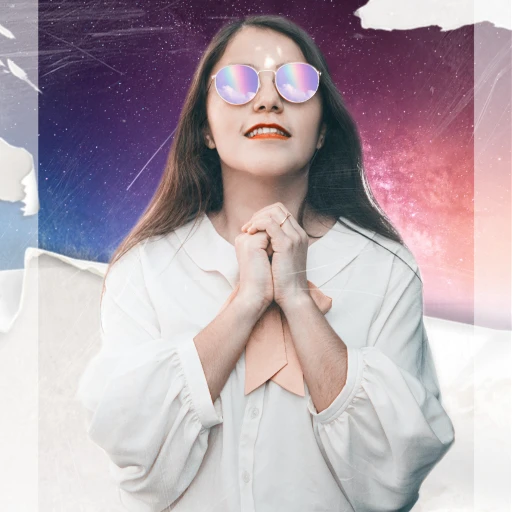
#> input picture media/images/339621455079203.jpg, 512 x 512 px
$ python -i views.py   (imports and definitions only)
#> lines starting #> are read from the running program, lines starting #| are printed output that depends on the picture; after the words box and inside, x2 and y2 are one past the last pixel; in counts of white or black regions, pixels touching at a corner belong together
from django.http import HttpResponse
from django.shortcuts import render, redirect
from .forms import *
from .models import Hotel
from PIL import Image
import cv2
import os
import  numpy as np
from PIL import Image, ImageEnhance, ImageFilter
# Create your views here.
# [9 lines left out: function hotel_image_view, not called in this run]


def success(request):
    return HttpResponse('successfully uploaded')

# [103 lines left out: functions display_transpose_hotel_images, display_transpose_backface_images, display_hotel_images, tryuse, newTryImage, removeBack, not called in this run]

def newtry(path):
        # Load the Image
#> called with path = '../media/images/339621455079203.jpg'
    img = cv2.imread(path)
#> img is the input picture: shape (512, 512, 3); mean B, G, R 173.4, 165.5, 179.8
    gray_img = cv2.cvtColor(img, cv2.COLOR_BGR2GRAY)
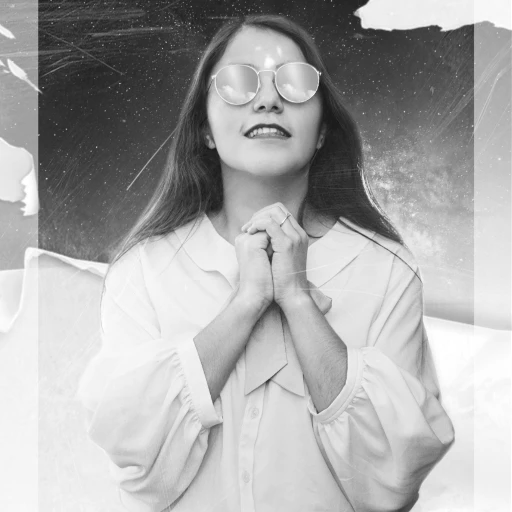
#> gray_img: shape (512, 512); min 20, max 255, mean 170.7
    _, thresh = cv2.threshold(gray_img, 127, 255, cv2.THRESH_BINARY_INV + cv2.THRESH_OTSU)
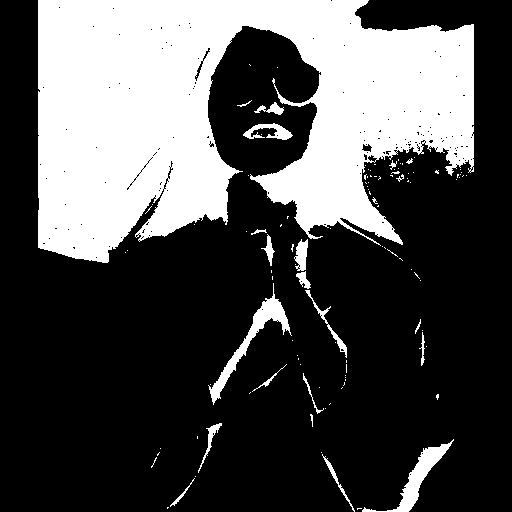
#> thresh: shape (512, 512); 30.8% white; 112 white regions (90 under 20 px)
    img_contours = cv2.findContours(thresh, cv2.RETR_TREE, cv2.CHAIN_APPROX_SIMPLE)[-2]
#> img_contours = 318 contours, 296 with area under 20; largest, box (x1, y1, x2, y2) and area: (38, 0, 474, 263) 74737, (208, 283, 292, 405) 1294, (362, 439, 454, 512) 1122, (243, 123, 293, 140) 320, (294, 239, 308, 271) 260
    img_contours = sorted(img_contours, key=cv2.contourArea)

    for i in img_contours:
        if cv2.contourArea(i) > 100:
                break
#> this loop made 308 passes
#> i on passes 1 to 3: [[195, 476]], [[321, 452]], [[160, 448]]
    mask = np.zeros(img.shape[:2], np.uint8)
    cv2.drawContours(mask, [i], -1, 255, -1)
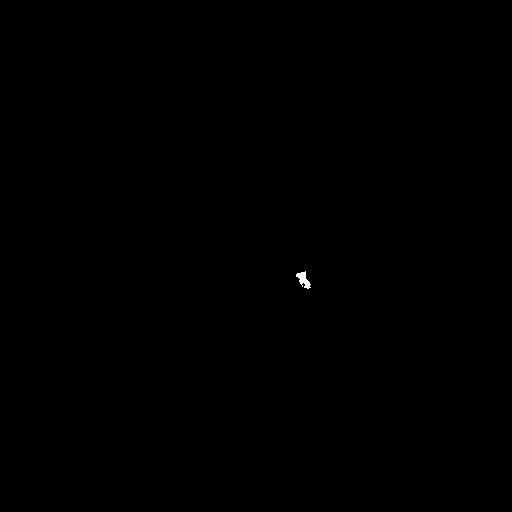
#> mask: shape (512, 512); 0.05% white; 1 white region, box (x1, y1, x2, y2) and area: (296, 271, 311, 289) 134
    new_img = cv2.bitwise_and(img, img, mask=mask)
    return  new_img


# [39 lines left out: functions backRemoval, dotransperarnt, not called in this run]
        #return render(request, 'display.html', {'hotel_images': Hotel})

>>> result = newtry('../media/images/339621455079203.jpg')

$ run again, on media/images/6a346c4c0d96554347f843a3515a1386.jpg
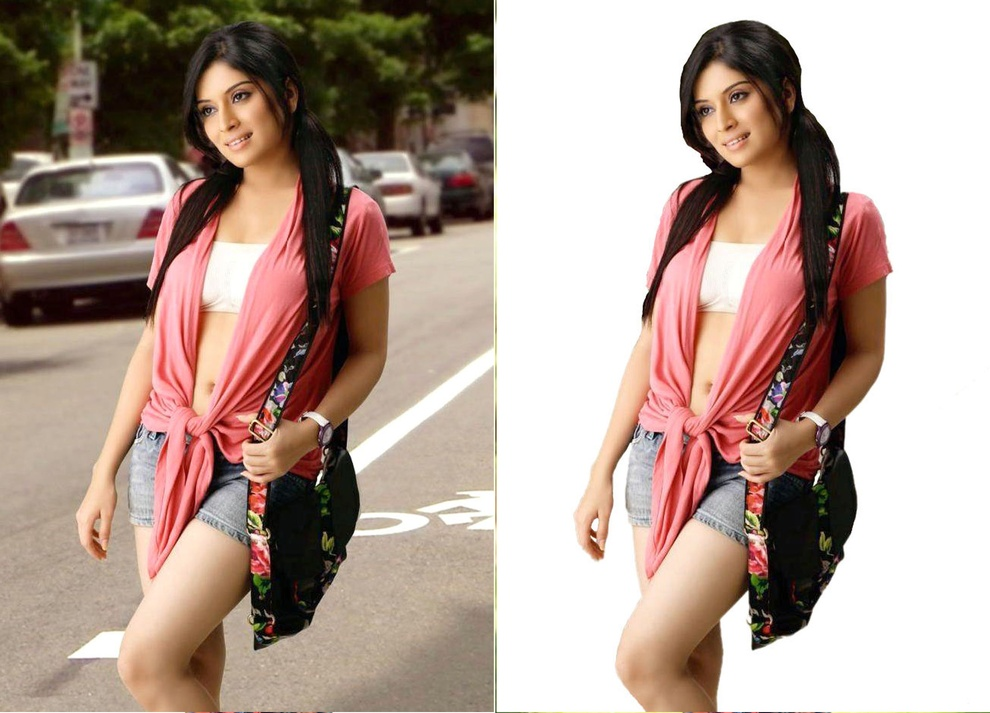
#> input picture media/images/6a346c4c0d96554347f843a3515a1386.jpg, 990 x 713 px, shrunk from 2133 x 1536 before the run
#> in newtry, img is the input picture: shape (713, 990, 3); mean B, G, R 149.1, 159.5, 180.5
#> in newtry, `gray_img = cv2.cvtColor(img, cv2.COLOR_BGR2GRAY)`:
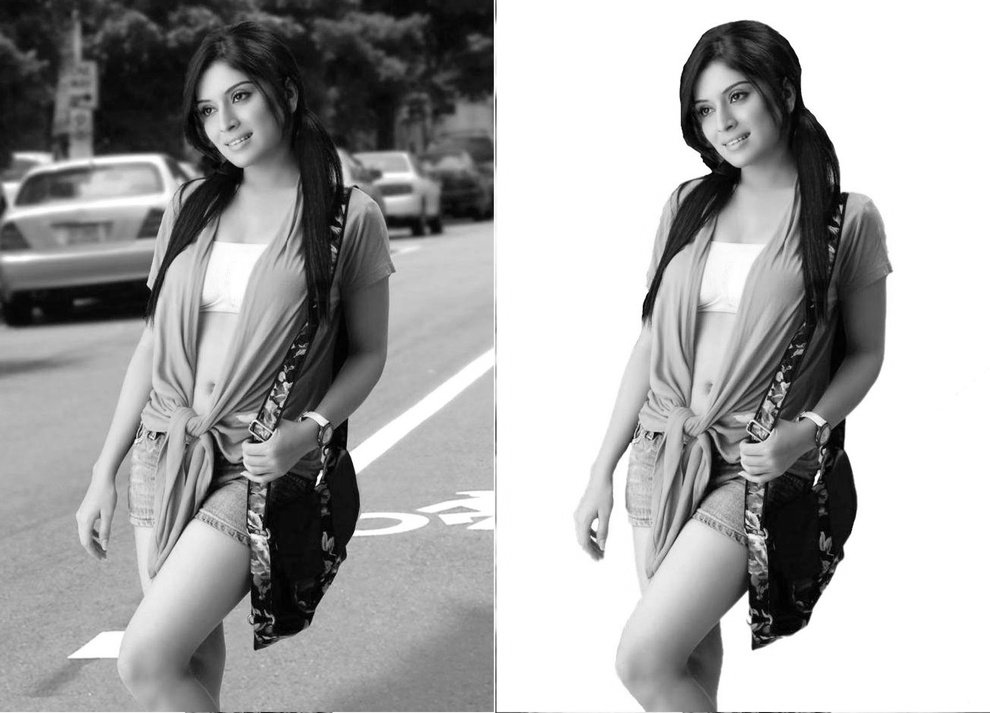
#> gray_img: shape (713, 990); min 0, max 255, mean 164.6
#> in newtry, `_, thresh = cv2.threshold(gray_img, 127, 255, cv2.THRESH_BINARY_INV + ..`:
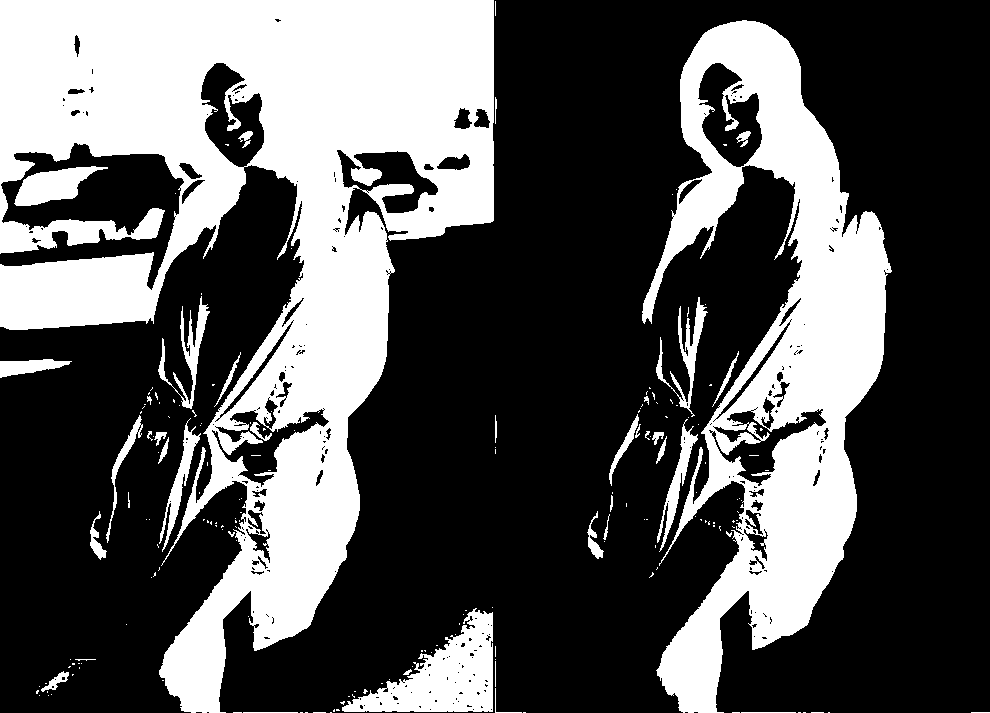
#> thresh: shape (713, 990); 33.9% white; 189 white regions (149 under 20 px)
#> img_contours = 510 contours, 425 with area under 20; largest, box (x1, y1, x2, y2) and area: (0, 0, 494, 713) 161724, (642, 20, 892, 713) 76272, (342, 608, 493, 712) 7192, (697, 62, 763, 168) 4066, (200, 62, 265, 168) 4064
#> the loop in newtry, `for i in img_contours:` made 471 passes
#> i on passes 1 to 3: [[971, 712], [989, 712]], [[828, 712], [829, 712]], [[811, 712], [823, 712]]
#> mask: shape (713, 990); 0.02% white; 1 white region, box (x1, y1, x2, y2) and area: (214, 352, 241, 407) 166
